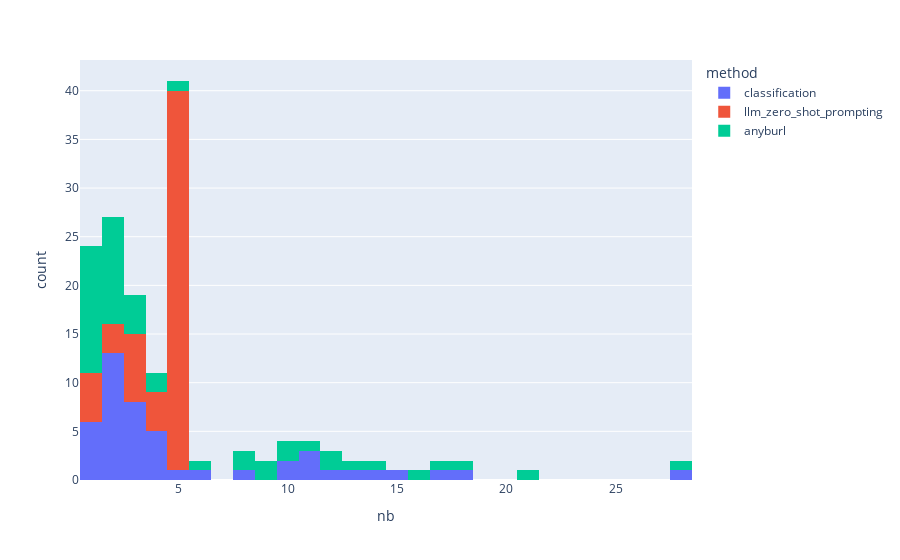

Notebook source saved alongside this figure:
### Code cell
fig = px.histogram(info_h, x="nb", color="method", nbins=50)
fig.show()

### Figure 1 — Plotly figure (JSON) as saved in the notebook; plotly's stock layout.template omitted (floating-point values rounded to 4 significant figures)
{"data": [{"alignmentgroup": "True", "bingroup": "x", "hovertemplate": "method=classification<br>nb=%{x}<br>count=%{y}<extra></extra>", "legendgroup": "classification", "marker": {"color": "#636efa", "pattern": {"shape": ""}}, "name": "classification", "nbinsx": 50, "offsetgroup": "classification", "orientation": "v", "showlegend": true, "type": "histogram", "x": [1, 3, 2, 2, 1, 10, 4, 4, 3, 3, 3, 2, 5, 15, 1, 2, 3, 11, 18, 13, 12, 11, 1, 28, 1, 2, 2, 11, 10, 2, 2, 2, 1, 6, 4, 4, 4, 2, 8, 2, 17, 2, 3, 3, 2, 3, 14], "xaxis": "x", "yaxis": "y"}, {"alignmentgroup": "True", "bingroup": "x", "hovertemplate": "method=llm_zero_shot_prompting<br>nb=%{x}<br>count=%{y}<extra></extra>", "legendgroup": "llm_zero_shot_prompting", "marker": {"color": "#EF553B", "pattern": {"shape": ""}}, "name": "llm_zero_shot_prompting", "nbinsx": 50, "offsetgroup": "llm_zero_shot_prompting", "orientation": "v", "showlegend": true, "type": "histogram", "x": [5, 4, 5, 5, 5, 2, 5, 5, 3, 5, 5, 5, 5, 5, 5, 5, 5, 5, 2, 5, 3, 5, 5, 3, 2, 5, 5, 5, 1, 4, 5, 3, 5, 3, 4, 5, 5, 1, 1, 5, 1, 5, 5, 5, 5, 5, 5, 5, 5, 5, 5, 4, 5, 3, 3, 1, 5, 5], "xaxis": "x", "yaxis": "y"}, {"alignmentgroup": "True", "bingroup": "x", "hovertemplate": "method=anyburl<br>nb=%{x}<br>count=%{y}<extra></extra>", "legendgroup": "anyburl", "marker": {"color": "#00cc96", "pattern": {"shape": ""}}, "name": "anyburl", "nbinsx": 50, "offsetgroup": "anyburl", "orientation": "v", "showlegend": true, "type": "histogram", "x": [2, 2, 1, 1, 13, 4, 3, 2, 4, 3, 2, 11, 14, 1, 2, 9, 2, 21, 2, 1, 18, 12, 10, 28, 2, 1, 1, 10, 9, 1, 1, 1, 2, 5, 6, 2, 3, 8, 1, 8, 1, 16, 1, 1, 3, 2, 17, 12], "xaxis": "x", "yaxis": "y"}], "layout": {"barmode": "relative", "legend": {"title": {"text": "method"}, "tracegroupgap": 0}, "margin": {"t": 60}, "xaxis": {"anchor": "y", "domain": [0, 1], "title": {"text": "nb"}}, "yaxis": {"anchor": "x", "domain": [0, 1], "title": {"text": "count"}}}}
